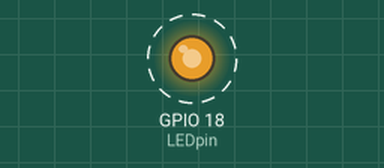
Bench run of a program on a simulated Raspberry Pi (BCM pin numbers). Shown: output pins drawn as LEDs (lit = HIGH). Dashed ring = blinking.

Above: at 3.05 s.
Timing chart, 0 to 7.6 s (numbered marks = the images above):
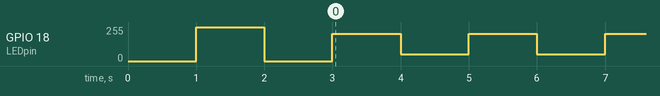

The program:

advanced_blink.py
```python
# Importing Libraries

import RPi.GPIO as GPIO
import time

# Definitions

LEDpin = 18

duty = 80

# Setup GPIO

GPIO.setmode(GPIO.BCM)
GPIO.setup(LEDpin,GPIO.OUT)

GPIO.output(LEDpin,GPIO.LOW)
time.sleep(1)
GPIO.output(LEDpin,GPIO.HIGH)
time.sleep(1)
GPIO.output(LEDpin,GPIO.LOW)
time.sleep(1)

adv_blink = GPIO.PWM(LEDpin,200)
adv_blink.start(duty)

# Loop

try:
    while(1):
        adv_blink.ChangeDutyCycle(duty)
        time.sleep(1)
        adv_blink.ChangeDutyCycle(100-duty)
        time.sleep(1)

except KeyboardInterrupt:
    adv_blink.stop()
    GPIO.cleanup()
```

Measured:
- by itself, GPIO 18 (LEDpin): repeats every 2.0 s: 204/255 1.0 s, 51/255 1.0 s
